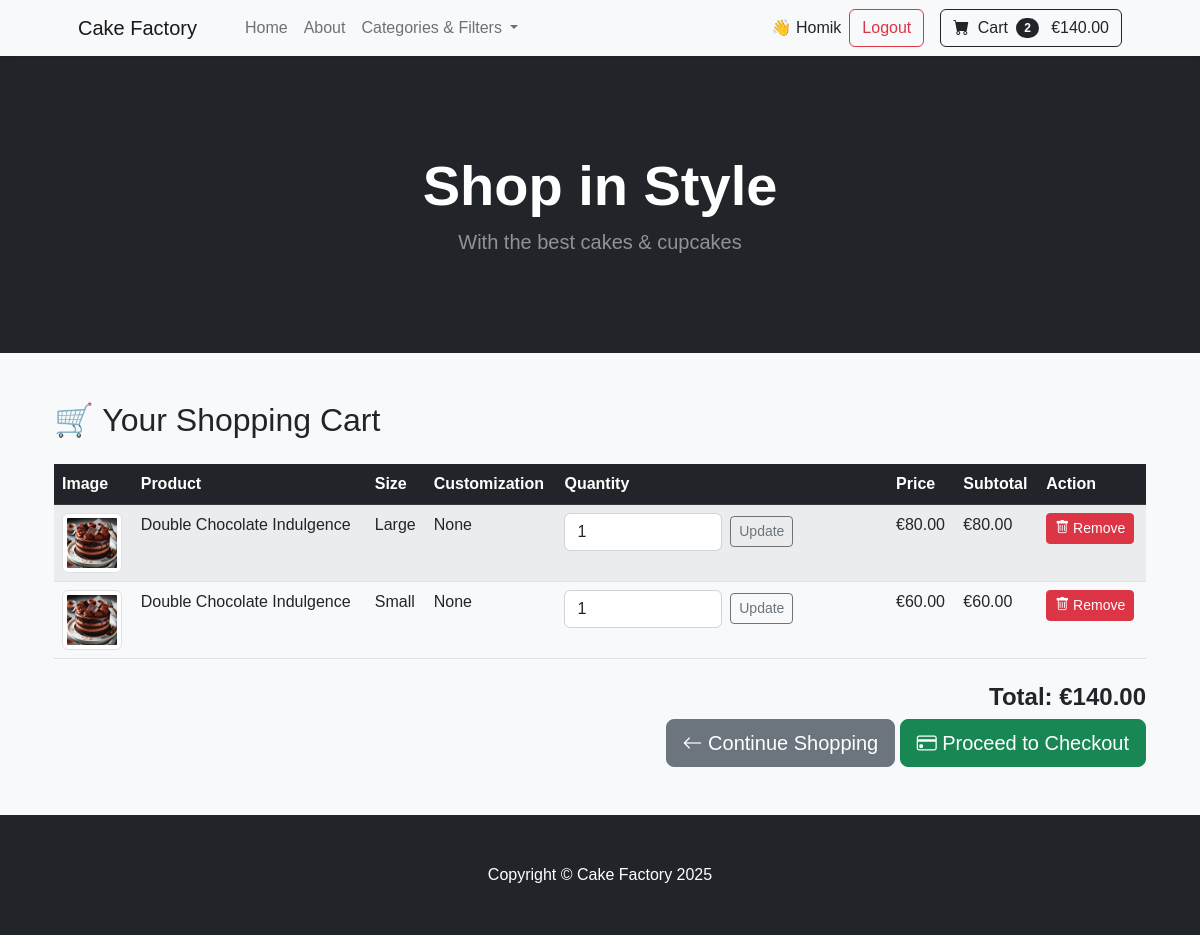
Page /orders/cart/ (signed in) on the committed database.
### users/models.py (models this page shows, shortened)
class CustomUser(AbstractUser):
    stripe_customer_id = models.CharField(max_length=50, blank=True, null=True, unique=True)
    shipping_full_name = models.CharField(max_length=100, blank=True, null=True)
    shipping_phone = models.CharField(max_length=20, blank=True, null=True)
    shipping_street_address1 = models.CharField(max_length=255, blank=True, null=True)
    shipping_street_address2 = models.CharField(max_length=255, blank=True, null=True)
    shipping_city = models.CharField(max_length=100, blank=True, null=True)
    shipping_postcode = models.CharField(max_length=20, blank=True, null=True)
    shipping_country = CountryField(blank_label="Select country", blank=True, null=True)
    billing_full_name = models.CharField(max_length=100, blank=True, null=True)
    billing_phone = models.CharField(max_length=20, blank=True, null=True)
    billing_street_address1 = models.CharField(max_length=255, blank=True, null=True)
    billing_street_address2 = models.CharField(max_length=255, blank=True, null=True)
    billing_city = models.CharField(max_length=100, blank=True, null=True)
    billing_postcode = models.CharField(max_length=20, blank=True, null=True)
    billing_country = CountryField(blank_label="Select country", blank=True, null=True)

### products/models.py (models this page shows, shortened)
class Product(models.Model):
    name = models.CharField(max_length=255, unique=True)
    slug = models.SlugField(unique=True, blank=True)
    description = models.TextField(blank=True)
    price = models.DecimalField(max_digits=10, decimal_places=2)
    category = models.ForeignKey(
        Category, on_delete=models.SET_NULL,
        null=True, blank=True, related_name="products"
    )
    flavor = models.ForeignKey(
        Flavor, on_delete=models.SET_NULL,
        null=True, blank=True, related_name="products"
    )
    sizes = models.ManyToManyField(
        Size, blank=True, related_name="products"
    )
    image = models.ImageField(upload_to="product_images/", blank=True, null=True)
    allergen_info = models.TextField(blank=True, help_text="E.g., Contains nuts, gluten-free")
    available = models.BooleanField(default=True) # If needed deactivate.
    created_at = models.DateTimeField(auto_now_add=True)

class Size(models.Model):
    name = models.CharField(max_length=100, unique=True)
    slug = models.SlugField(unique=True, blank=True)

### orders/views.py (the view, shortened to what this page needs)
# urls.py: path("cart/", views.cart_view, name="cart_view"),
def cart_view(request):
    cart_items = []
    total_price = 0
    if request.user.is_authenticated:
        db_cart_items = CartItem.objects.filter(user=request.user)
        for item in db_cart_items:
            subtotal = item.adjusted_price * item.quantity
            total_price += subtotal
            cart_items.append({
                "product_id": item.product.id,
                "size_id": item.size.id if item.size else None,
                "name": item.product.name,
                "image": item.product.image.url if item.product.image else None,
                "price": item.adjusted_price,
                "quantity": item.quantity,
                "size": item.size.name if item.size else "N/A",
                "customization": item.customization or "",
                "subtotal": subtotal,
                "update_url": reverse("cart_update", args=[item.product.id, item.size.id if item.size else 0]),
                "remove_url": reverse("cart_remove", args=[item.product.id, item.size.id if item.size else 0]),
            })
    return render(request, "orders/cart.html", {"cart": cart_items, "total_price": total_price})

### orders/context_processors.py (called while the page is built)
def cart_context(request):
    cart_items = 0
    cart_total_price = 0.0
    if request.user.is_authenticated:
        cart_items_qs = CartItem.objects.filter(user=request.user)
        cart_items = sum(item.quantity for item in cart_items_qs)
        cart_total_price = sum(item.line_total for item in cart_items_qs)
    else:
        session_cart = request.session.get("cart", {})
        cart_items = sum(item["quantity"] for item in session_cart.values())
        cart_total_price = sum(float(item["price"]) * int(item["quantity"]) for item in session_cart.values())
    return {"cart_items": cart_items, "cart_total_price": cart_total_price}

### orders/models.py (called while the page is built)
    @property
    def adjusted_price(self):
        SIZE_PRICE_ADJUSTMENT = {
            "Small": 0,
            "Large": 20,
            "X-large": 40
        }
        base_price = self.product.price or 0
        size_adjustment = SIZE_PRICE_ADJUSTMENT.get(self.size.name if self.size else "Small", 0)
        return base_price + size_adjustment

    @property
    def line_total(self):
        return (self.adjusted_price or 0) * self.quantity

### products/context_processors.py (called while the page is built)
def categories_context(request):
    return {
        'categories': Category.objects.all()
    }

### orders/templates/orders/cart.html (shortened to what this page needs)
{% extends "base.html" %}
{% load static %}
{% block content %}
<div class="container">
    <h2 class="mb-4">🛒 Your Shopping Cart</h2>
    {% if cart %}
    <table class="table table-striped">
        <thead class="table-dark">
            <tr>
                <th>Image</th>
                <th>Product</th>
                <th>Size</th>
                <th>Customization</th>
                <th>Quantity</th>
                <th>Price</th>
                <th>Subtotal</th>
                <th>Action</th>
            </tr>
        </thead>
        <tbody>
            {% for item in cart %}
            <tr>
                <td>
                    {% if item.image %}
                        <img src="{{ item.image }}" alt="{{ item.name }}" class="img-thumbnail" width="60">
                    {% else %}
                        <img src="{% static 'img/no-image.jpg' %}" alt="No Image" class="img-thumbnail" width="60">
                    {% endif %}
                </td>
                <td>{{ item.name }}</td>
                <td>{{ item.size|default:"N/A" }}</td>
                <td>{{ item.customization|default:"None" }}</td>
                <td>
                    <form method="POST" action="{{ item.update_url }}" class="d-flex align-items-center">
                        <input type="number" name="quantity" value="{{ item.quantity }}" min="1" class="form-control w-50">
                        <button type="submit" class="btn btn-sm btn-outline-secondary ms-2">Update</button>
                    </form>
                </td>
                <td>€{{ item.price|floatformat:2 }}</td>
                <td>€{{ item.subtotal|floatformat:2 }}</td>
                <td>
                    <a href="{{ item.remove_url }}" class="btn btn-danger btn-sm">
                        <i class="bi bi-trash"></i> Remove
                    </a>
                </td>
            </tr>
            {% endfor %}
        </tbody>
    </table>
    <div class="text-end mt-4">
        <h4><strong>Total: €{{ total_price|floatformat:2 }}</strong></h4>
         <a href="{% url 'product_list' %}" class="btn btn-secondary btn-lg">
            <i class="bi bi-arrow-left"></i> Continue Shopping
        </a>
        <a href="{% url 'checkout' %}" class="btn btn-success btn-lg">
            <i class="bi bi-credit-card"></i> Proceed to Checkout
        </a>
    </div>
    {% else %}
    <p class="alert alert-warning">Your cart is empty! Start shopping now.</p>
    <a href="{% url 'product_list' %}" class="btn btn-primary">Browse Products</a>
    {% endif %}
</div>
{% endblock %}

### templates/base.html (shortened to what this page needs)
{% load static %}
<!DOCTYPE html>
<html lang="en">
<head>
    <link href="https://cdn.jsdelivr.net/npm/bootstrap-icons@1.5.0/font/bootstrap-icons.css" rel="stylesheet">
    <link href="https://cdn.jsdelivr.net/npm/bootstrap@5.2.3/dist/css/bootstrap.min.css" rel="stylesheet">
    <link href="{% static 'css/styles.css' %}" rel="stylesheet">
</head>
<body>
    <nav class="navbar navbar-expand-lg navbar-light bg-light">
        <div class="container px-4 px-lg-5">
            <a class="navbar-brand" href="{% url 'home' %}">Cake Factory</a>
            <div class="collapse navbar-collapse" id="navbarSupportedContent">
                <ul class="navbar-nav me-auto mb-2 mb-lg-0 ms-lg-4">
                    <li class="nav-item"><a class="nav-link" href="{% url 'home' %}">Home</a></li>
                    <li class="nav-item"><a class="nav-link" href="#">About</a></li>
                    <li class="nav-item dropdown">
                        <a class="nav-link dropdown-toggle" href="#" id="categoriesDropdown" role="button"
                            data-bs-toggle="dropdown">
                            Categories & Filters
                        </a>
                    </li>
                </ul>
                <div class="d-flex align-items-center">
                    {% if user.is_authenticated %}
                    <span class="me-2">👋 {{ user.username }}</span>
                    <a class="btn btn-outline-danger me-3" href="{% url 'account_logout' %}">Logout</a>
                    {% else %}
                    <a class="btn btn-outline-primary me-2" href="{% url 'account_login' %}">Sign In</a>
                    <a class="btn btn-primary me-3" href="{% url 'account_signup' %}">Sign Up</a>
                    {% endif %}
                    {% if request.path == '/orders/checkout/' %}
                    <span class="btn btn-dark">
                        🛒 Cart Items: <strong>{{ cart_items|length }}</strong> | Total:
                        <strong>€{{ cart_total_price|floatformat:2 }}</strong>
                    </span>
                    {% else %}
                    <a class="btn btn-outline-dark" href="{% url 'cart_view' %}">
                        <i class="bi-cart-fill me-1"></i> Cart
                        <span id="cart-count" class="badge bg-dark text-white ms-1 rounded-pill">
                            {{ cart_items|default:0 }}
                        </span>
                        <span id="cart-total" class="ms-2">
                            €{{ cart_total_price|default:"0.00"|floatformat:2 }}
                        </span>
                    </a>
                    {% endif %}
                </div>
            </div>
        </div>
    </nav>
    <header class="bg-dark py-5">
        <div class="container px-4 px-lg-5 my-5">
            <div class="text-center text-white">
                <h1 class="display-4 fw-bolder">{% block header %}Shop in Style{% endblock %}</h1>
                <p class="lead fw-normal text-white-50 mb-0">{% block subtitle %}With the best cakes &
                    cupcakes{% endblock %}</p>
            </div>
        </div>
    </header>
    <main class="container py-5">
        {% block content %}{% endblock %}
    </main>
    <footer class="py-5 bg-dark">
        <div class="container">
            <p class="m-0 text-center text-white">Copyright &copy; Cake Factory 2025</p>
        </div>
    </footer>
</body>
</html>

### static/css/styles.css (style rules this page uses)
body { background-color: #f8f9fa; font-family: 'Poppins', sans-serif; }
.navbar { background-color: #ffffff; box-shadow: 0px 2px 5px rgba(0, 0, 0, 0.1); }

### rows in the picture
CustomUser: username "Homik"
Product: name "Double Chocolate Indulgence" "Double Chocolate Indulgence"
Size: size "Large"
Size: size "Small"

### other values in the picture
{{ cart_items|default:0 }} "2"
{{ cart_total_price|default:"0.00"|floatformat:2 }} "140.00"
{{ item.customization|default:"None" }} "None" "None"
{{ item.price|floatformat:2 }} "80.00" "60.00"
{{ item.subtotal|floatformat:2 }} "80.00" "60.00"
{{ total_price|floatformat:2 }} "140.00"
